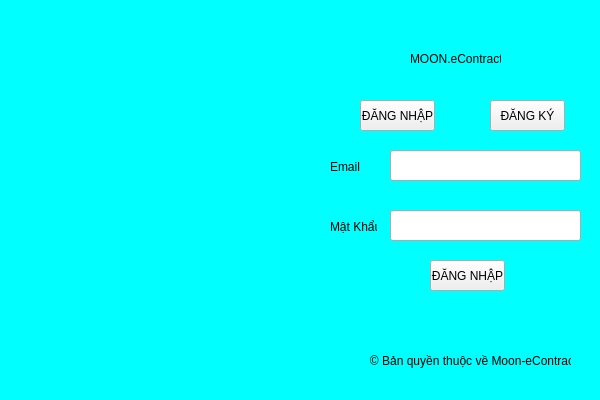
<?xml version="1.0" encoding="UTF-8"?>
<ui version="4.0">
 <class>DangNhapWindow</class>
 <widget class="QMainWindow" name="DangNhapWindow">
  <property name="geometry">
   <rect>
    <x>0</x>
    <y>0</y>
    <width>600</width>
    <height>400</height>
   </rect>
  </property>
  <property name="windowTitle">
   <string>MainWindow</string>
  </property>
  <property name="styleSheet">
   <string notr="true">
QMainWindow{
 border-image: url(:/background/image/Nen-xanh-duong-pastel.ng.jpg);
background-color: rgb(0, 255, 255);
}
</string>
  </property>
  <widget class="QWidget" name="centralwidget">
   <widget class="QLabel" name="label">
    <property name="geometry">
     <rect>
      <x>0</x>
      <y>0</y>
      <width>311</width>
      <height>421</height>
     </rect>
    </property>
    <property name="text">
     <string/>
    </property>
    <property name="pixmap">
     <pixmap>C:/Users/HAMATASURIMA/Desktop/hop-dong-dien-tu-va-chu-ky-so-1.jpg</pixmap>
    </property>
    <property name="scaledContents">
     <bool>true</bool>
    </property>
    <property name="wordWrap">
     <bool>true</bool>
    </property>
   </widget>
   <widget class="QLabel" name="label_2">
    <property name="geometry">
     <rect>
      <x>360</x>
      <y>40</y>
      <width>41</width>
      <height>31</height>
     </rect>
    </property>
    <property name="text">
     <string/>
    </property>
    <property name="pixmap">
     <pixmap>C:/Users/HAMATASURIMA/Desktop/HYde (1).png</pixmap>
    </property>
    <property name="scaledContents">
     <bool>true</bool>
    </property>
   </widget>
   <widget class="QLabel" name="label_3">
    <property name="geometry">
     <rect>
      <x>410</x>
      <y>43</y>
      <width>91</width>
      <height>31</height>
     </rect>
    </property>
    <property name="text">
     <string>MOON.eContract</string>
    </property>
   </widget>
   <widget class="QPushButton" name="pushButton">
    <property name="geometry">
     <rect>
      <x>360</x>
      <y>100</y>
      <width>75</width>
      <height>31</height>
     </rect>
    </property>
    <property name="text">
     <string>ĐĂNG NHẬP</string>
    </property>
   </widget>
   <widget class="QPushButton" name="pushButton_register">
    <property name="geometry">
     <rect>
      <x>490</x>
      <y>100</y>
      <width>75</width>
      <height>31</height>
     </rect>
    </property>
    <property name="text">
     <string>ĐĂNG KÝ</string>
    </property>
   </widget>
   <widget class="QLabel" name="label_4">
    <property name="geometry">
     <rect>
      <x>330</x>
      <y>160</y>
      <width>47</width>
      <height>13</height>
     </rect>
    </property>
    <property name="text">
     <string>Email</string>
    </property>
   </widget>
   <widget class="QLabel" name="label_5">
    <property name="geometry">
     <rect>
      <x>330</x>
      <y>220</y>
      <width>47</width>
      <height>13</height>
     </rect>
    </property>
    <property name="text">
     <string>Mật Khẩu</string>
    </property>
   </widget>
   <widget class="QPushButton" name="pushButton_login">
    <property name="geometry">
     <rect>
      <x>430</x>
      <y>260</y>
      <width>75</width>
      <height>31</height>
     </rect>
    </property>
    <property name="text">
     <string>ĐĂNG NHẬP</string>
    </property>
   </widget>
   <widget class="QLineEdit" name="Text_email">
    <property name="geometry">
     <rect>
      <x>390</x>
      <y>150</y>
      <width>191</width>
      <height>31</height>
     </rect>
    </property>
   </widget>
   <widget class="QLineEdit" name="Text_pass">
    <property name="geometry">
     <rect>
      <x>390</x>
      <y>210</y>
      <width>191</width>
      <height>31</height>
     </rect>
    </property>
   </widget>
   <widget class="QLabel" name="label_6">
    <property name="geometry">
     <rect>
      <x>360</x>
      <y>320</y>
      <width>211</width>
      <height>81</height>
     </rect>
    </property>
    <property name="layoutDirection">
     <enum>Qt::LeftToRight</enum>
    </property>
    <property name="text">
     <string>   © Bản quyền thuộc về Moon-eContract</string>
    </property>
   </widget>
  </widget>
  <widget class="QMenuBar" name="menubar">
   <property name="geometry">
    <rect>
     <x>0</x>
     <y>0</y>
     <width>600</width>
     <height>21</height>
    </rect>
   </property>
  </widget>
 </widget>
 <resources>
  <include location="bgr.qrc"/>
 </resources>
 <connections/>
</ui>
